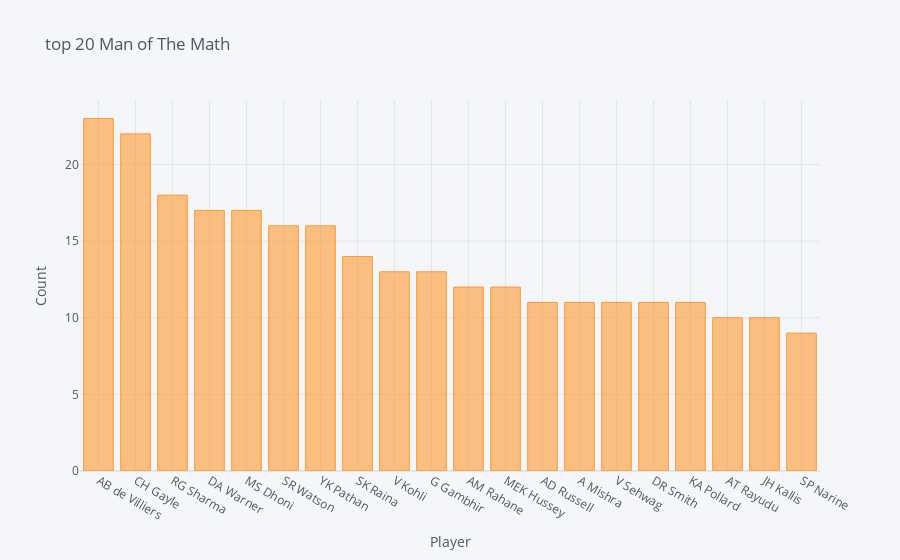

Notebook source saved alongside this figure:
### Code cell
mom[:20].iplot(kind = 'bar', xTitle = 'Player', yTitle = 'Count', title = 'top 20 Man of The Math')

### Figure 1 — Plotly figure (JSON) as saved in the notebook; plotly's stock layout.template omitted (floating-point values rounded to 4 significant figures)
{"data": [{"marker": {"color": "rgba(255, 153, 51, 0.6)", "line": {"color": "rgba(255, 153, 51, 1.0)", "width": 1}}, "name": "player_of_match", "orientation": "v", "text": "", "type": "bar", "x": ["AB de Villiers", "CH Gayle", "RG Sharma", "DA Warner", "MS Dhoni", "SR Watson", "YK Pathan", "SK Raina", "V Kohli", "G Gambhir", "AM Rahane", "MEK Hussey", "AD Russell", "A Mishra", "V Sehwag", "DR Smith", "KA Pollard", "AT Rayudu", "JH Kallis", "SP Narine"], "y": [23, 22, 18, 17, 17, 16, 16, 14, 13, 13, 12, 12, 11, 11, 11, 11, 11, 10, 10, 9]}], "layout": {"legend": {"bgcolor": "#F5F6F9", "font": {"color": "#4D5663"}}, "paper_bgcolor": "#F5F6F9", "plot_bgcolor": "#F5F6F9", "title": {"font": {"color": "#4D5663"}, "text": "top 20 Man of The Math"}, "xaxis": {"gridcolor": "#E1E5ED", "showgrid": true, "tickfont": {"color": "#4D5663"}, "title": {"font": {"color": "#4D5663"}, "text": "Player"}, "zerolinecolor": "#E1E5ED"}, "yaxis": {"gridcolor": "#E1E5ED", "showgrid": true, "tickfont": {"color": "#4D5663"}, "title": {"font": {"color": "#4D5663"}, "text": "Count"}, "zerolinecolor": "#E1E5ED"}}}
